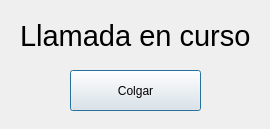
<?xml version="1.0" encoding="UTF-8"?>
<ui version="4.0">
 <class>Dialog</class>
 <widget class="QDialog" name="Dialog">
  <property name="geometry">
   <rect>
    <x>0</x>
    <y>0</y>
    <width>270</width>
    <height>129</height>
   </rect>
  </property>
  <property name="windowTitle">
   <string>Dialog</string>
  </property>
  <widget class="QLabel" name="label">
   <property name="geometry">
    <rect>
     <x>20</x>
     <y>20</y>
     <width>231</width>
     <height>31</height>
    </rect>
   </property>
   <property name="font">
    <font>
     <pointsize>22</pointsize>
    </font>
   </property>
   <property name="text">
    <string>Llamada en curso</string>
   </property>
  </widget>
  <widget class="QPushButton" name="boton_salir">
   <property name="geometry">
    <rect>
     <x>70</x>
     <y>70</y>
     <width>131</width>
     <height>41</height>
    </rect>
   </property>
   <property name="text">
    <string>Colgar</string>
   </property>
  </widget>
 </widget>
 <resources/>
 <connections/>
</ui>
